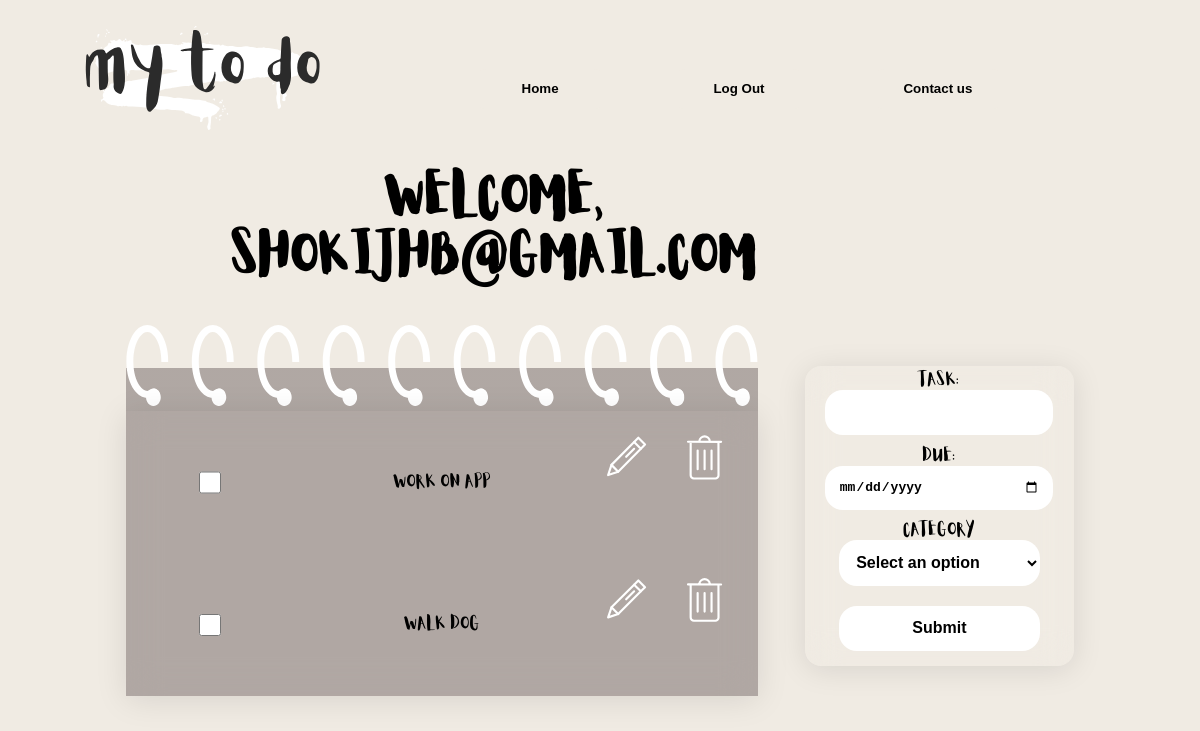
Screenshot of /todolist (signed in) with the database file from the repository.
### tables this page shows
CREATE TABLE users(
        id INTEGER PRIMARY KEY AUTOINCREMENT,
        username TEXT ,
        password TEXT
        );

CREATE TABLE tasks(
        id INTEGER PRIMARY KEY AUTOINCREMENT,
        user_id INTEGER,
        task_name TEXT,
        due_date TEXT,
        completed BOOLEAN DEFAULT 0,
        category TEXT,
        FOREIGN KEY(category) REFERENCES category(category_name),
        FOREIGN KEY(user_id) REFERENCES users(id)
        );

### app.py (the view, shortened to what this page needs)
@app.route("/todolist", methods=["GET", "POST"])
def todolist():
    username = session.get('username')
    print(username)
    db, cursor = get_db_connection() # we connect to our sever
    user_task = [] # an empty list which we will feed
    cursor.execute('''
    SELECT id FROM users
    WHERE username = ?
    ''', (username,))
    db_id = cursor.fetchone()
    cursor.execute('''
    SELECT id FROM users
    WHERE username = ?
    ''', (username,))
    db_id = cursor.fetchone()
    cursor.execute('''
    SELECT task_name, id, completed FROM tasks
    WHERE user_id = ?
        ''', db_id)
    user_tasks = cursor.fetchall()
    db.close()
    return render_template("todolist.html", username=username, tasks=user_tasks, loggedin=session.get('loggedin', True))

### app.py (called while the page is built)
def get_db_connection():
    db = sqlite3.connect('app.db')
    cursor = db.cursor()
    return db, cursor

### Templates/todolist.html (shortened to what this page needs)
{%extends "base.html"%}
{%block content%}
<div class="notepad">
    <div class="greeting"><h1>Welcome, {{username}}</h1></div>
    <div class="binder-url">
        <img src="static\img\binder.svg" alt="">
    </div>
    <div class="notepad-page">
        <div class="notepad_task">
            {%for i in tasks%}
                <div class="completed_box">
                    <input type="checkbox">
                </div>
                <div class="thetask">
                    <div class="utask_name"> <p>{{i[0]}} </p></div>
                </div>
                <div class="edit_options">
                    <a href="{{url_for('edit_task')}}" class="edit"><img src="static\img\editpen.svg" alt=""></a>
                    <a href="{{url_for('delete_task')}}" class="delete"><img src="static\img\bin.svg" alt=""></a>
                </div>
            {%endfor%}
        </div>
    </div>
    <div class="add-task">
        <form method= "POST" action="#">
            <div class="task">
                <label for="task-name">Task:</label>
                <input type="text" id="task-name" name="task-name">
            </div>
            <div class="deadline-div">
                <label for="deadline">Due:</label>
                <input type="date" id="deadline" name="deadline">
            </div>
            <div class="category-div">
                <label for="category">Category</label>
                    <select name="dropdown" id="dropdown" aria-placeholder="Select Category">
                        <option value="">Select an option</option>
                    </select>
            </div>
            <div class="add-btn">
                <input type="submit" value="Submit" id="add-task-submit">
            </div>
        </form>
    </div>
</div>
{%endblock%}

### static/style.css (style rules this page uses)
html, body { background-color: #F0EBE3; height: 100%; }
.page .notepad { display: grid; grid-template-rows: auto auto 1fr 1fr 1fr 1fr; grid-template-columns: repeat(9, 1fr); grid-row: 1/-1; grid-column: 1/-1; justify-content: center; align-content: center; min-height: 100%; }
.page .notepad .greeting { grid-column: 1/span 7; text-align: center; font-family: "Aloja", sans-serif; font-size: 1.5em; align-self: center; grid-row: 1; }
.page .notepad .greeting h1 { margin-top: 0; margin-bottom: 5%; }
.page .notepad .binder-url { grid-row: 2; grid-column: 1/span 6; height: auto; width: 100%; background: linear-gradient(to bottom, rgb(240, 235, 227) 50%, rgba(104, 92, 92, 0.47) 50%); border-top-right-radius: 16%; border-top-left-radius: 16%; }
.page .notepad .notepad-page { grid-row: 3/span 8; grid-column: 1/span 6; background: rgba(104, 92, 92, 0.47); box-shadow: 0 4px 30px rgba(0, 0, 0, 0.1); backdrop-filter: blur(17.6px); -webkit-backdrop-filter: blur(17.6px); display: grid; grid-template-columns: 1fr; font-family: "Aloja", sans-serif; }
.page .notepad .notepad-page .notepad_task { display: grid; grid-template-columns: 1fr 2fr 1fr; align-items: center; justify-items: center; }
.page .notepad .notepad-page .notepad_task .completed_box { width: 100%; height: 100%; display: grid; align-items: center; justify-content: center; }
.page .notepad .notepad-page .notepad_task .completed_box input[type=checkbox] { align-self: center; background-color: #F3D0D7; border: 2px solid #F3D0D7; border-radius: 30px; width: 110%; height: 110%; cursor: pointer; transition: all 0.3s ease-in-out; }
.page .notepad .notepad-page .notepad_task .edit_options { width: 100%; height: 100%; display: flex; justify-content: center; }
.page .notepad .notepad-page .notepad_task .edit_options img { justify-items: center; width: 65%; height: 65%; }
.page .notepad .add-task { grid-row: 2/span 4; grid-column: 7/span 3; margin-top: 13%; margin-left: 15%; height: 100%; background: rgba(104, 92, 92, 0); border-radius: 16px; box-shadow: 0 4px 30px rgba(0, 0, 0, 0.1); backdrop-filter: blur(16.9px); -webkit-backdrop-filter: blur(16.9px); }
.page .notepad .add-task form { display: grid; grid-template-rows: repeat(4, 1fr); width: 100%; height: 100%; align-items: center; font-family: "Aloja", sans-serif; text-align: center; }
.page .notepad .add-task form label { display: block; }
.page .notepad .add-task form input, .page .notepad .add-task form select { padding-right: 5%; font-size: 100%; font-weight: bold; padding: 5%; width: 75%; outline: none; background: #FFFFFF; color: #000000; border: 0px solid #C4D1EB; border-radius: 18px; }
.page .notepad .add-task form .task { grid-row: 1; }
.page .notepad .add-task form .deadline-div { grid-row: 2; }
.page .notepad .add-task form .deadline-div input { max-width: 100%; }
.page .notepad .add-task form .category-div { grid-row: 3; }

### rows the page displays
users: username "shokijhb@gmail.com"
tasks: task_name "Work on app"
tasks: task_name "Walk dog"
